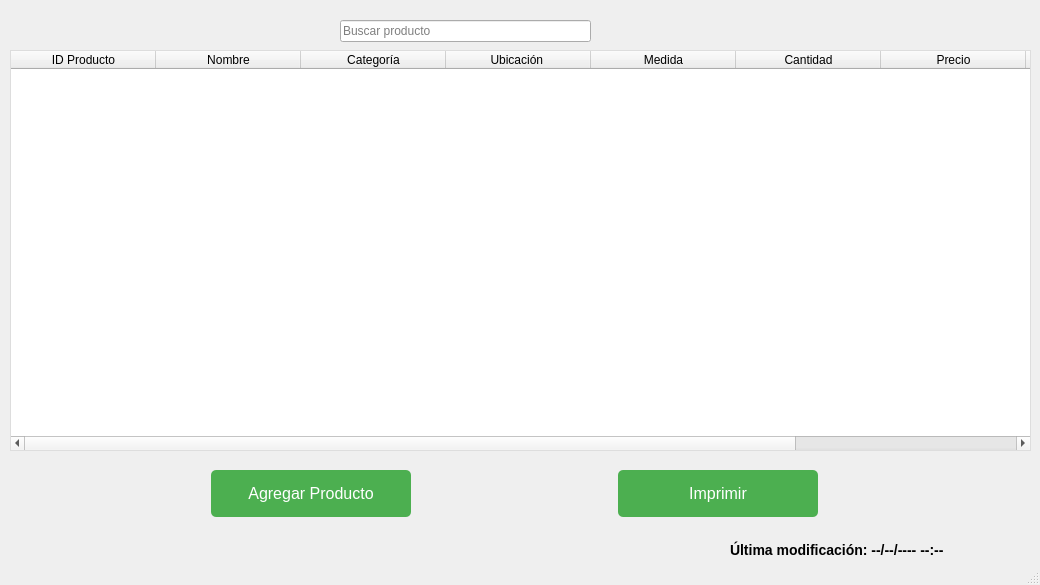
<?xml version="1.0" encoding="UTF-8"?>
<ui version="4.0">
 <class>MainWindow</class>
 <widget class="QMainWindow" name="MainWindow">
  <property name="geometry">
   <rect>
    <x>0</x>
    <y>0</y>
    <width>1040</width>
    <height>585</height>
   </rect>
  </property>
  <property name="windowTitle">
   <string>Gestión de Productos</string>
  </property>
  <property name="styleSheet">
   <string notr="true">QPushButton {
    background-color: #4CAF50;
    color: white;
    font-size: 16px;
    padding: 10px 20px;
    border-radius: 5px;
}
QTableWidget {
    border: 1px solid #ddd;
    font-size: 14px;
}
QLabel {
    font-weight: bold;
    font-size: 14px;
}</string>
  </property>
  <widget class="QWidget" name="centralwidget">
   <widget class="QWidget" name="widget_2" native="true">
    <property name="geometry">
     <rect>
      <x>10</x>
      <y>570</y>
      <width>1021</width>
      <height>67</height>
     </rect>
    </property>
   </widget>
   <widget class="QLineEdit" name="buscarProducto">
    <property name="geometry">
     <rect>
      <x>340</x>
      <y>20</y>
      <width>251</width>
      <height>22</height>
     </rect>
    </property>
    <property name="placeholderText">
     <string>Buscar producto</string>
    </property>
   </widget>
   <widget class="QWidget" name="widget_3" native="true">
    <property name="geometry">
     <rect>
      <x>10</x>
      <y>50</y>
      <width>1021</width>
      <height>401</height>
     </rect>
    </property>
    <layout class="QVBoxLayout" name="verticalLayout">
     <item>
      <widget class="QTableWidget" name="tabla_productos">
       <property name="sizePolicy">
        <sizepolicy hsizetype="Expanding" vsizetype="Preferred">
         <horstretch>0</horstretch>
         <verstretch>0</verstretch>
        </sizepolicy>
       </property>
       <property name="minimumSize">
        <size>
         <width>0</width>
         <height>250</height>
        </size>
       </property>
       <property name="columnCount">
        <number>9</number>
       </property>
       <attribute name="horizontalHeaderDefaultSectionSize">
        <number>145</number>
       </attribute>
       <column>
        <property name="text">
         <string>ID Producto</string>
        </property>
       </column>
       <column>
        <property name="text">
         <string>Nombre</string>
        </property>
       </column>
       <column>
        <property name="text">
         <string>Categoría</string>
        </property>
       </column>
       <column>
        <property name="text">
         <string>Ubicación </string>
        </property>
       </column>
       <column>
        <property name="text">
         <string>Medida</string>
        </property>
       </column>
       <column>
        <property name="text">
         <string>Cantidad</string>
        </property>
       </column>
       <column>
        <property name="text">
         <string>Precio</string>
        </property>
       </column>
       <column>
        <property name="text">
         <string>Total</string>
        </property>
       </column>
       <column>
        <property name="text">
         <string>Acciones</string>
        </property>
       </column>
      </widget>
     </item>
    </layout>
   </widget>
   <widget class="QLabel" name="lbl_ultima_modificacion">
    <property name="geometry">
     <rect>
      <x>730</x>
      <y>540</y>
      <width>281</width>
      <height>20</height>
     </rect>
    </property>
    <property name="text">
     <string>Última modificación: --/--/---- --:--</string>
    </property>
   </widget>
   <widget class="QWidget" name="layoutWidget">
    <property name="geometry">
     <rect>
      <x>10</x>
      <y>470</y>
      <width>1011</width>
      <height>47</height>
     </rect>
    </property>
    <layout class="QHBoxLayout" name="horizontalLayout">
     <item>
      <widget class="QPushButton" name="btnAgregar">
       <property name="minimumSize">
        <size>
         <width>100</width>
         <height>30</height>
        </size>
       </property>
       <property name="maximumSize">
        <size>
         <width>200</width>
         <height>49</height>
        </size>
       </property>
       <property name="text">
        <string>Agregar Producto</string>
       </property>
      </widget>
     </item>
     <item>
      <widget class="QPushButton" name="btnImprimir">
       <property name="minimumSize">
        <size>
         <width>100</width>
         <height>30</height>
        </size>
       </property>
       <property name="maximumSize">
        <size>
         <width>200</width>
         <height>49</height>
        </size>
       </property>
       <property name="text">
        <string>Imprimir</string>
       </property>
      </widget>
     </item>
    </layout>
   </widget>
  </widget>
  <widget class="QMenuBar" name="menubar">
   <property name="geometry">
    <rect>
     <x>0</x>
     <y>0</y>
     <width>1040</width>
     <height>26</height>
    </rect>
   </property>
  </widget>
  <widget class="QStatusBar" name="statusbar"/>
 </widget>
 <resources/>
 <connections/>
</ui>
